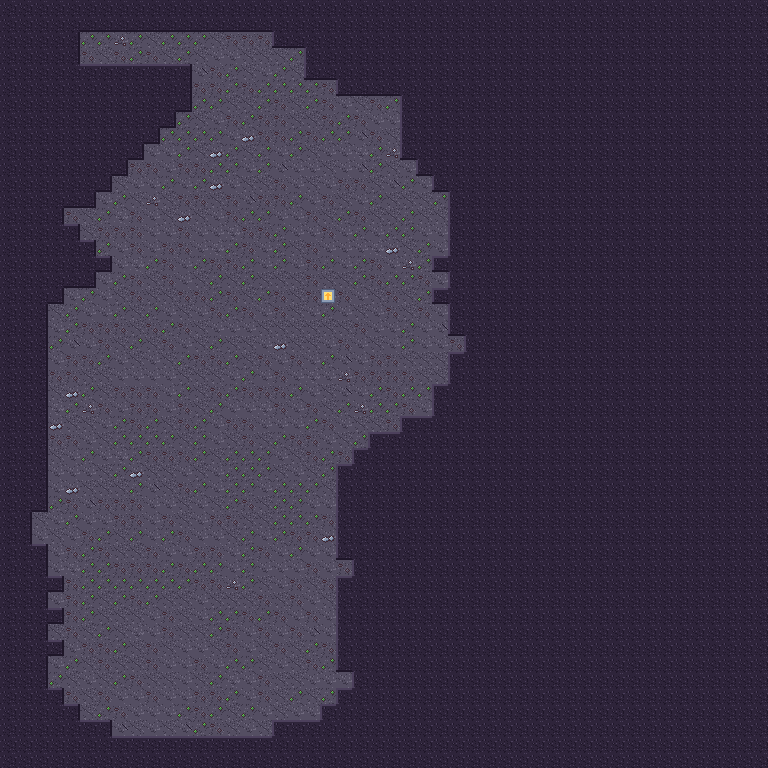

Below is a game level as drawn by its tile map, then a one-line description and the .tmx that defines it (tile-layer data replaced by summaries):
An orthogonal 48x48 tile map with 16x16 px tiles, 3 tile layers (Back, Buildings, Front).

<map version="1.4" tiledversion="1.4.2" orientation="orthogonal" renderorder="right-down" compressionlevel="0" width="48" height="48" tilewidth="16" tileheight="16" infinite="0" nextlayerid="4" nextobjectid="1">
  <properties />
  <tileset firstgid="1" name="cave" tilewidth="16" tileheight="16" tilecount="48" columns="16">
    <image source="../cave.png" width="256" height="48" />
    <tile id="1">
      <properties>
        <property name="Passable" type="string" value="F" />
      </properties>
    </tile>
    <tile id="16">
      <properties>
        <property name="Passable" type="string" value="F" />
      </properties>
    </tile>
    <tile id="17">
      <properties>
        <property name="Passable" type="string" value="F" />
      </properties>
    </tile>
    <tile id="18">
      <properties>
        <property name="Passable" type="string" value="F" />
      </properties>
    </tile>
    <tile id="19">
      <properties>
        <property name="Passable" type="string" value="F" />
      </properties>
    </tile>
    <tile id="20">
      <properties>
        <property name="Passable" type="string" value="F" />
      </properties>
    </tile>
    <tile id="21">
      <properties>
        <property name="Passable" type="string" value="F" />
      </properties>
    </tile>
    <tile id="22">
      <properties>
        <property name="Passable" type="string" value="F" />
      </properties>
    </tile>
    <tile id="23">
      <properties>
        <property name="Passable" type="string" value="F" />
      </properties>
    </tile>
    <tile id="24">
      <properties>
        <property name="Passable" type="string" value="F" />
      </properties>
    </tile>
    <tile id="25">
      <properties>
        <property name="Passable" type="string" value="F" />
      </properties>
    </tile>
    <tile id="26">
      <properties>
        <property name="Passable" type="string" value="F" />
      </properties>
    </tile>
    <tile id="27">
      <properties>
        <property name="Passable" type="string" value="F" />
      </properties>
    </tile>
    <tile id="28">
      <properties>
        <property name="Passable" type="string" value="F" />
      </properties>
    </tile>
    <tile id="29">
      <properties>
        <property name="Passable" type="string" value="F" />
      </properties>
    </tile>
    <tile id="30">
      <properties>
        <property name="Passable" type="string" value="F" />
      </properties>
    </tile>
    <tile id="31">
      <properties>
        <property name="Passable" type="string" value="F" />
      </properties>
    </tile>
  </tileset>
  <layer id="1" name="Back" width="48" height="48" opacity="1" offsetx="0" offsety="0">
   <data>[2304 cells, 2304 non-empty, 9 distinct tile ids]</data>
  </layer>
  <layer id="2" name="Buildings" width="48" height="48" opacity="1" offsetx="0" offsety="0">
   <data>[2304 cells, 1480 non-empty, 11 distinct tile ids]</data>
  </layer>
  <layer id="3" name="Front" width="48" height="48" opacity="1" offsetx="0" offsety="0">
   <data>[2304 cells, 0 non-empty, 0 distinct tile ids]</data>
  </layer>
</map>
